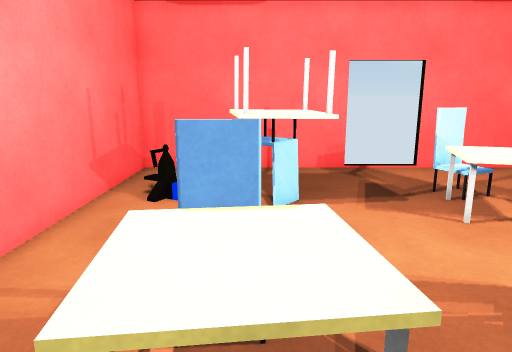
view 1 (above)

16 first-person views from a walk through a 3-D level made in the Unity game engine. The camera is 1.5 m above the floor, tilts 12° down and sees 70° across. The floor is counted in squares, 0.5 m on a side. Each view is taken from the middle of a square. On the plan, view 1 faces up. The plan holds only what a view shows up to about 20 squares ahead; the rest is blank. The player character is not drawn. Door leaves are left out, so doorways stand open.

view 2
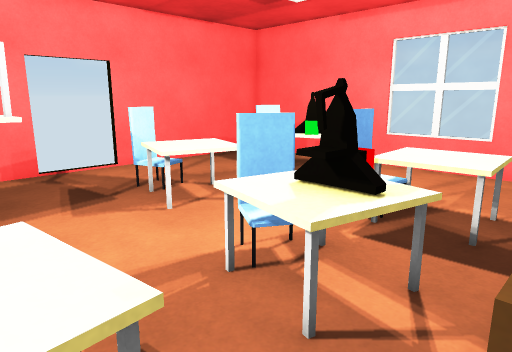

view 3
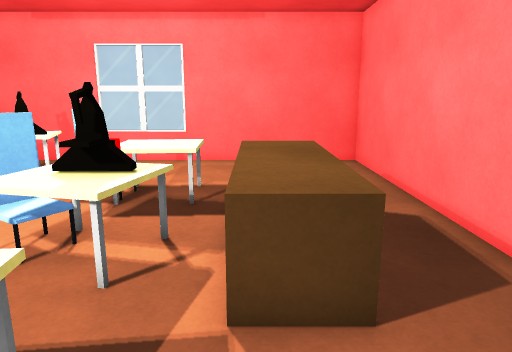

view 4
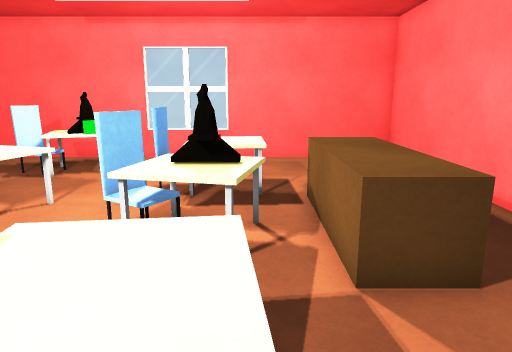

view 5
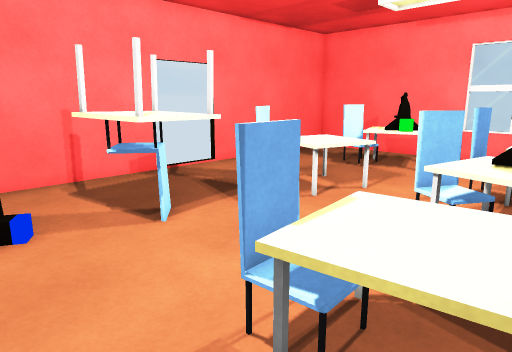

view 6
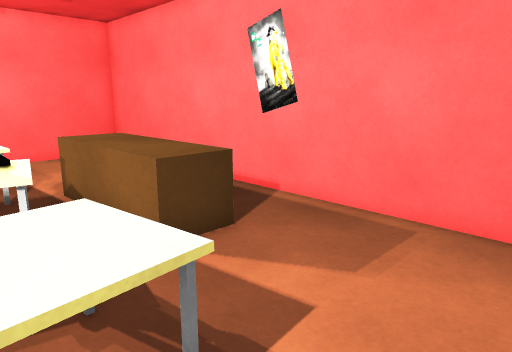

view 7
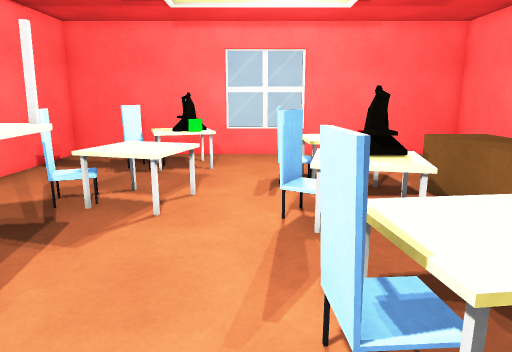

view 8
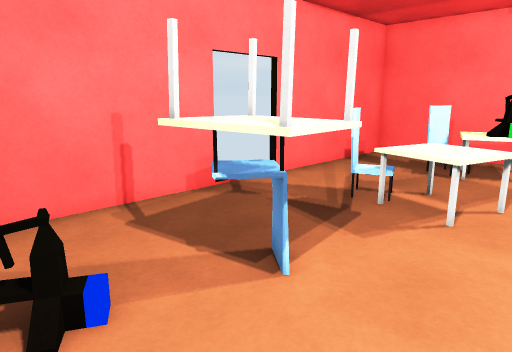

view 9
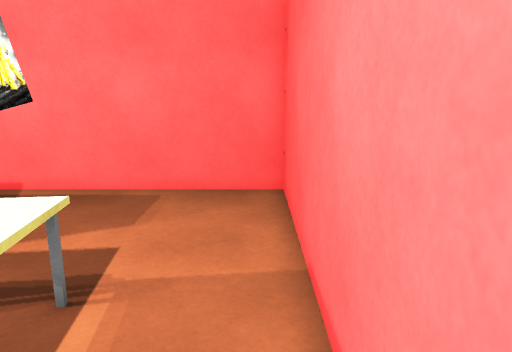

view 10
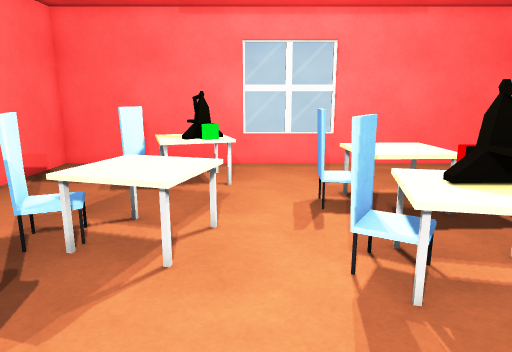

view 11
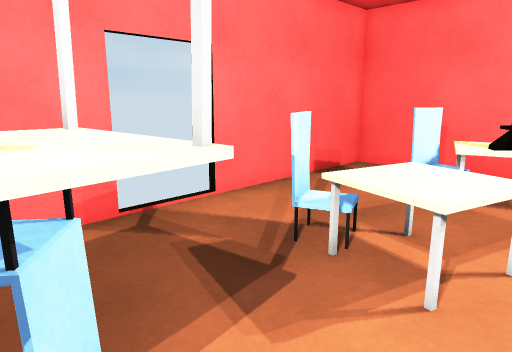

view 12
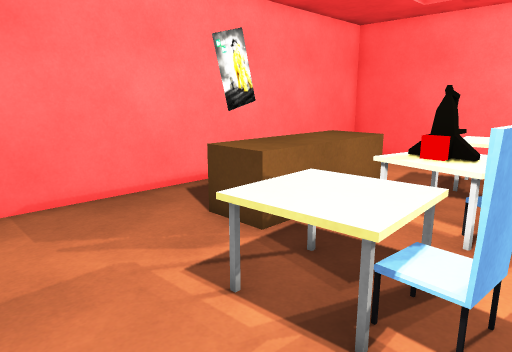

view 13
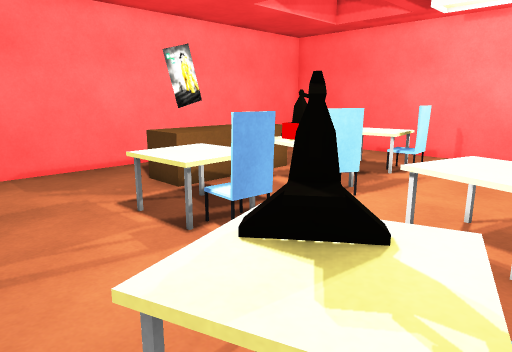

view 14
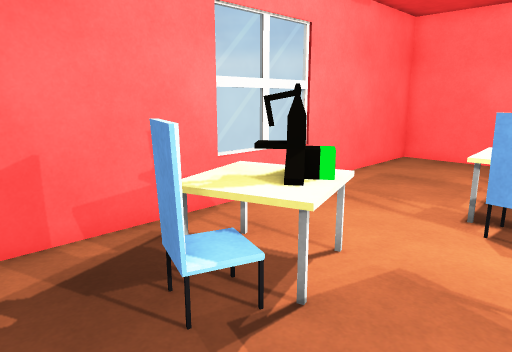

view 15
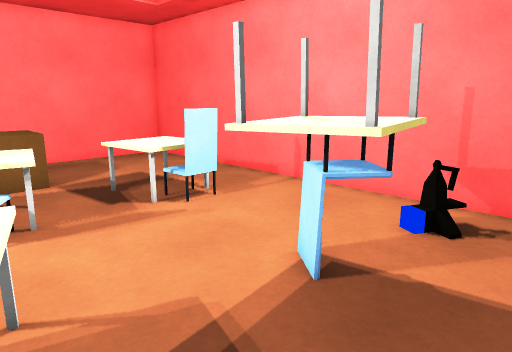

view 16
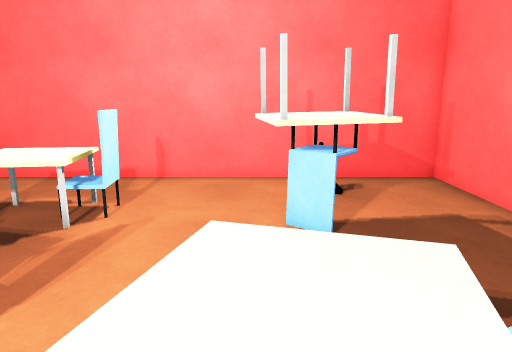

### Floor plan
Points are (right, up) in squares from view 1. A wall is a line through its corners. A room is listed if a view was taken in it or the views show most of it. See-through windows are left out.
Room 1 (views 1, 2, 3, 4, 5, 6, 7, 8, 9, 10, 11, 12, 13, 14, 15, 16)
walls: (4.4, 3.3) (5.6, 3.3) (5.6, 2.8) (4.9, 2.8); (4.7, 2.5) (4.7, 3.5); (4, 15.9) (-4.9, 15.9) (-4.9, -4.9) (15.9, -4.9) (15.9, 15.9) (7, 15.9)
low walls: (12.1, 8.6) (11.8, 9); (-2.5, 11.2) (-2.8, 10.8)
ways out: open door at (5.5, 16)
objects: table (-2, 2) to (1, 5); chair (-1, 5) to (0, 5); table (-1, 9) to (2, 12); table (2, -2) to (8, 0); table (3, 2) to (6, 5); chair (5, 5) to (6, 5); table (5, 8) to (8, 11); chair (6, 12) to (7, 12); table (8, 2) to (11, 4); chair (9, 5) to (10, 5); table (12, 8) to (14, 9); chair (12, 11) to (13, 12)

Positions as (right, up) in squares from view 1, and headings:
1: (0, 0), facing up
2: (0, 0), facing up-right
3: (-2, 0), facing right
4: (-3, 2), facing right
5: (-4, 2), facing up-right
6: (-4, 4), facing down-right
7: (-4, 6), facing right
8: (-4, 6), facing up-right
9: (-4, 7), facing down
10: (-1, 7), facing right
11: (0, 7), facing up-right
12: (14, 6), facing down-left
13: (15, 11), facing down-left
14: (8, 14), facing down-right
15: (6, 14), facing down-left
16: (9, 9), facing left
